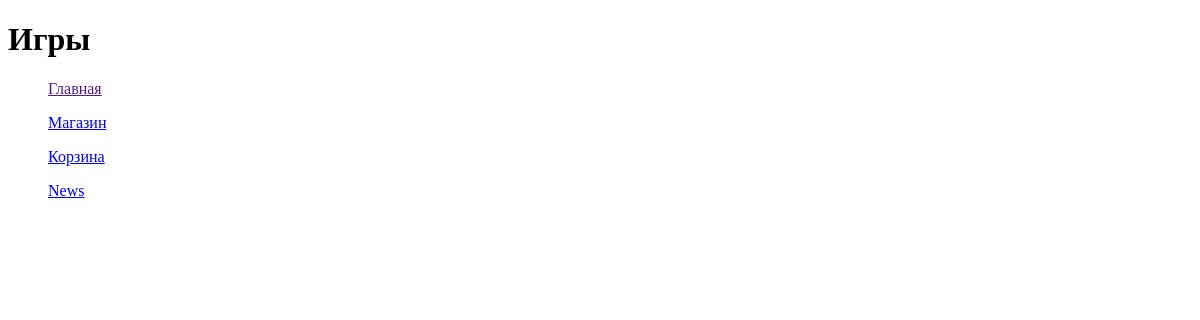
Page /platform/games/ on the earlier database version.
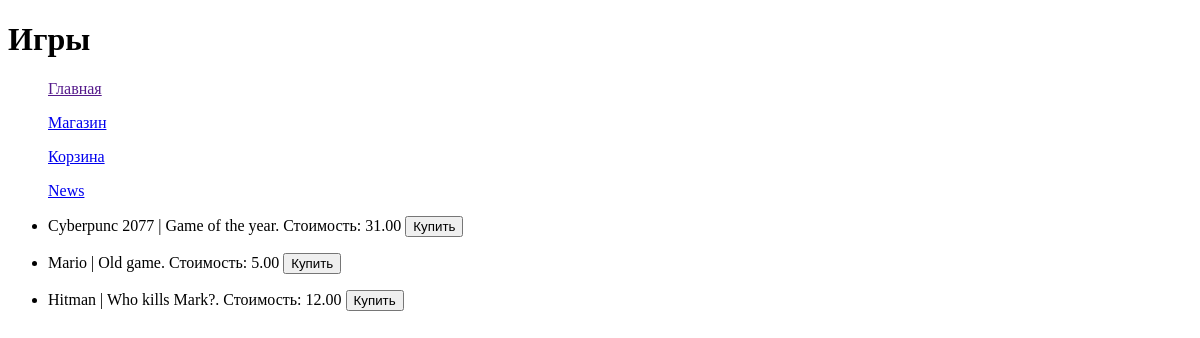
Same page on the later database version.
### task1/models.py (models this page shows)
class Game(models.Model):
    title = models.CharField(max_length=100)
    cost = models.DecimalField(max_digits=10, decimal_places=2)
    size = models.DecimalField(max_digits=10, decimal_places=5)
    description = models.TextField()
    age_limited = models.BooleanField(default=False)
    buyer = models.ManyToManyField(Bayer, related_name='game_buyer')

### task1/views.py (the view)
# urls.py: path('platform/games/', func_template_first),
def func_template_first(request):   #отображение записей из таблицы Game
    games = Game.objects.all()  # заполнение списка games записями из таблицы Game
    context = {
        'games': games,
    }
    return render(request,'first_page.html',context)

### templates/first_page.html (shortened to what this page needs)
{% extends './menu.html' %}
{% block pagename %}
    <h1>Игры</h1>
{% endblock %}
{% block content %}
    <ul>
        {% for i in games %}
        <li><p>{{i.title}} | {{i.description}}. Стоимость: {{i.cost}} <button>Купить</button></p></li>
        {% endfor %}
    </ul>
{% endblock %}

Differences in the rows shown:
added Game: title "Cyberpunc 2077", description "Game of the year", cost "31.00"
added Game: title "Mario", description "Old game", cost "5.00"
added Game: title "Hitman", description "Who kills Mark?", cost "12.00"
